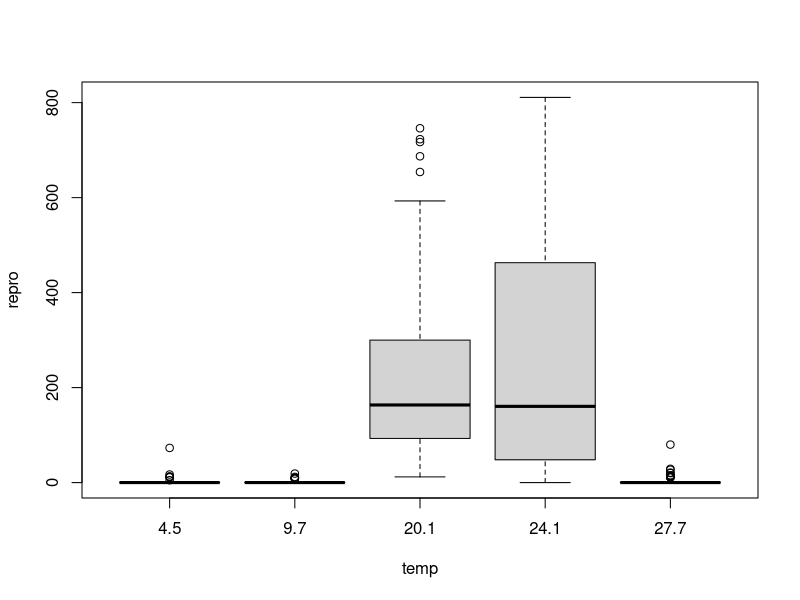
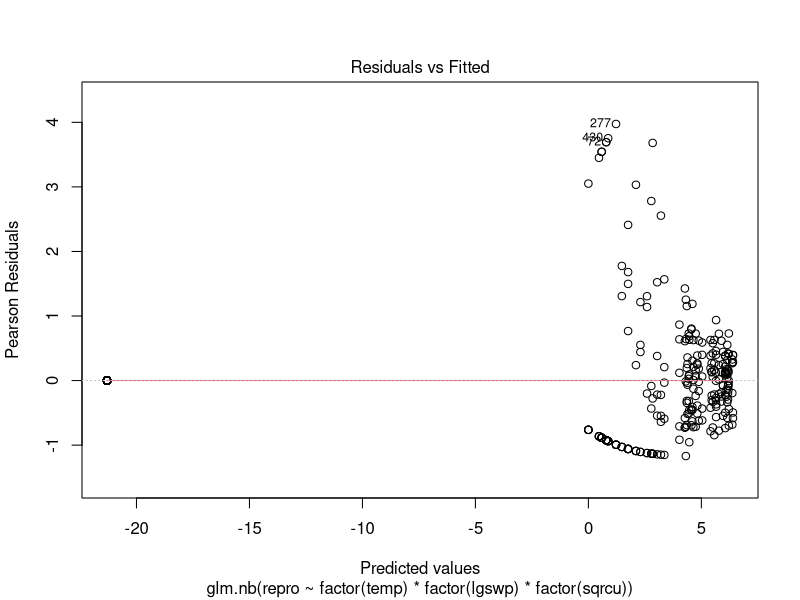
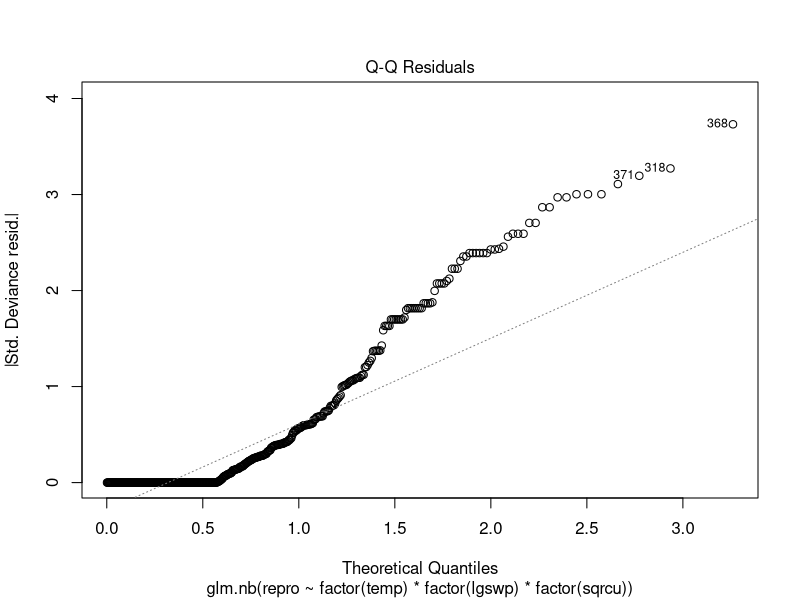
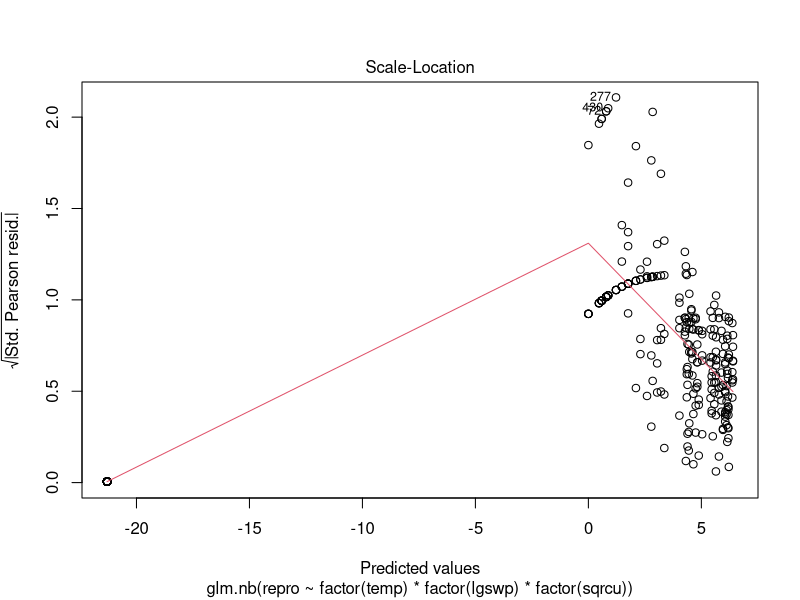
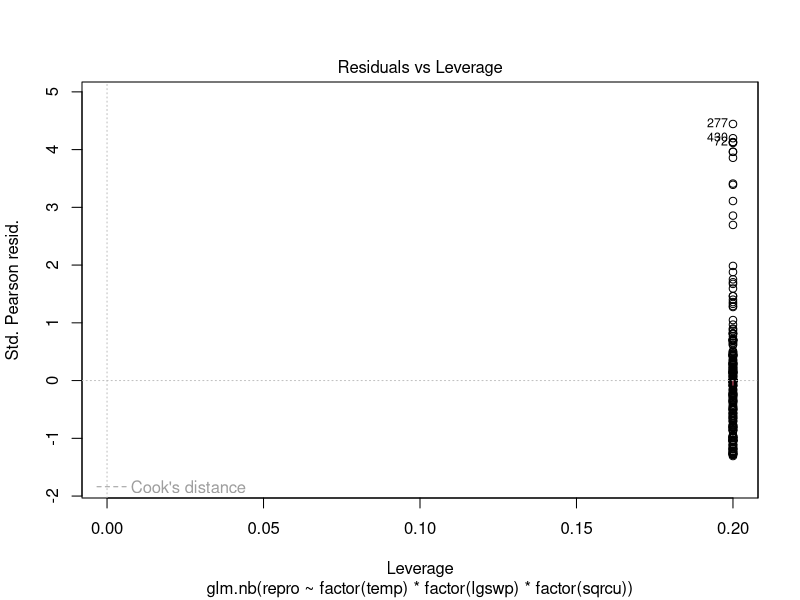
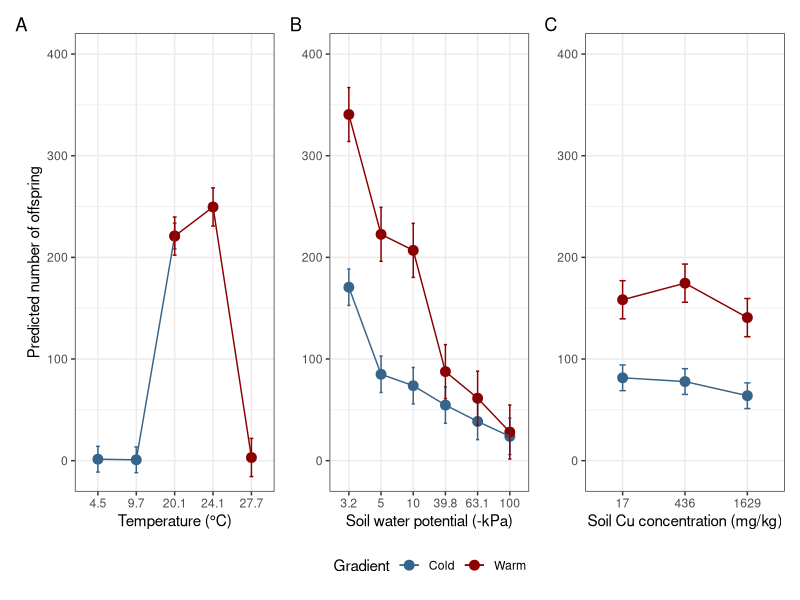

Generate these figures, in order, with R:
# looking at reproduction as the response variable

# Load library
library(tidyverse) # v. 2.0.0
library(patchwork)
library(emmeans)


# Input origin data
dat.org <- read_csv('data/sugrwe.csv') %>% as_tibble() %>% mutate(., vict = number-survivor)

# check data distribution and issue with zeros

summary(dat.org$repro)

boxplot(repro ~ temp, data = dat.org)

aggregate(repro ~ temp,
          data = dat.org,
          mean)

with(dat.org,
     tapply(repro,
            temp,
            function(x) mean(x == 0)))

# first check glm with a poisson distribution

mod.pois <- glm(
  repro ~ factor(temp) * factor(lgswp) * factor(sqrcu),
  family = poisson,
  data = dat.org
)

deviance(mod.pois) /
  df.residual(mod.pois)

# much larger than 1 and Poisson is therefor inappropriate

# check negative binomial

library(MASS)

mod.nb <- glm.nb(
  repro ~ factor(temp) *
    factor(lgswp) *
    factor(sqrcu),
  data = dat.org
)

plot(mod.nb)

# splitting reproduction

# First, ask. Did reproduction occur?

dat.org$reproduced <- as.numeric(dat.org$repro > 0)

glm(
  reproduced ~ factor(temp) *
    factor(lgswp) *
    factor(sqrcu),
  family = binomial,
  data = dat.org
)

# Second, if reproduction occurred, how many offspring were produced?

dat.rep <- subset(dat.org,
                  repro > 0)

glm.nb(
  repro ~ factor(temp) *
    factor(lgswp) *
    factor(sqrcu),
  data = dat.rep
)

# Approach:
# 1. Analyse reproduction success (repro > 0) with a binomial model.
# 2. Analyse offspring number among reproducing individuals with a negative 
# binomial model.
# 3.Present reproduction as occurring only within a limited thermal window 
# centered around 20.1-24.1°C.

dat.org$repro_success <- ifelse(dat.org$repro > 0, 1, 0)

mod.repro.success <- glm(
  repro_success ~ (factor(temp) + factor(lgswp) + factor(sqrcu))^2,
  family = binomial,
  data = dat.org
)

drop1(mod.repro.success, test = "Chisq")

mod.repro.success.final <- glm(
  repro_success ~ factor(temp) +
    factor(lgswp) +
    factor(sqrcu) +
    factor(temp):factor(lgswp),
  family = binomial,
  data = dat.org
)

anova(
  mod.repro.success.final,
  mod.repro.success,
  test = "Chisq"
)

drop1(mod.repro.success.final, test = "Chisq")

# reproduction occured within a limited thermal window

emm.temp.rep <- emmeans(
  mod.repro.success.final,
  ~ temp,
  type = "response"
)

summary(emm.temp.rep)

emmeans(
  mod.repro.success.final,
  ~ temp * lgswp,
  type = "response"
)

# analyze the number of offspring among reproducing individuals

mod.offspring <- glm.nb(
  repro ~ factor(temp) +
    factor(lgswp) +
    factor(sqrcu) +
    factor(temp):factor(lgswp),
  data = dat.rep
)

summary(mod.offspring)

drop1(mod.offspring, test = "Chisq")

# Cu contamination has no effect. However, we want to keep it

dat.cold <- dat.org %>%
  filter(temp %in% c(20.1, 9.7, 4.5))


dat.warm <- dat.org %>%
  filter(temp %in% c(20.1, 24.1, 27.7))


mod.offspring.final <- glm.nb(
  repro ~ factor(temp) +
    factor(lgswp) +
    factor(sqrcu) +
    factor(temp):factor(lgswp),
  data = dat.rep
)

mod.offspring.final <- glm.nb(
  repro ~ factor(temp) +
    factor(lgswp) +
    factor(sqrcu) +
    factor(temp):factor(lgswp),
  data = dat.org
)

summary(mod.offspring.final)

mod.offspring.final.warm <- lm(
  repro ~ factor(temp) +
    factor(lgswp) +
    factor(sqrcu) +
    factor(temp):factor(lgswp),
  data = dat.warm
)

mod.offspring.final.cold <- lm(
  repro ~ factor(temp) +
    factor(lgswp) +
    factor(sqrcu) +
    factor(temp):factor(lgswp),
  data = dat.cold
)

# EMM figure

# Temperature
emm.temp.cold <- emmeans(mod.offspring.final.cold, ~ temp, type = "response")
emm.temp.warm <- emmeans(mod.offspring.final.warm, ~ temp, type = "response")

temp_cold.df <- as.data.frame(emm.temp.cold)
temp_warm.df <- as.data.frame(emm.temp.warm)

# SWP
emm.swp.cold <- emmeans(mod.offspring.final.cold, ~ lgswp, type = "response")
emm.swp.warm <- emmeans(mod.offspring.final.warm, ~ lgswp, type = "response")

swp_cold.df <- as.data.frame(emm.swp.cold)
swp_warm.df <- as.data.frame(emm.swp.warm)

# Cu
emm.cu.cold <- emmeans(mod.offspring.final.cold, ~ sqrcu, type = "response")
emm.cu.warm <- emmeans(mod.offspring.final.warm, ~ sqrcu, type = "response")

cu_cold.df <- as.data.frame(emm.cu.cold)
cu_warm.df <- as.data.frame(emm.cu.warm)

temp_cold.df$Gradient <- "Cold"
temp_warm.df$Gradient <- "Warm"

temp.df <- rbind(temp_cold.df, temp_warm.df)

swp_cold.df$Gradient <- "Cold"
swp_warm.df$Gradient <- "Warm"

swp.df <- rbind(swp_cold.df, swp_warm.df)
swp.df$swp <- round(10^swp.df$lgswp, 1)

cu_cold.df$Gradient <- "Cold"
cu_warm.df$Gradient <- "Warm"

cu.df <- rbind(cu_cold.df, cu_warm.df)
# back transform cu contamination
cu.df <- cu.df %>%
  mutate(
    cu_soil = c(17, 436, 1629)[match(
      sqrcu,
      c(4.2, 20.9, 40.4)
    )]
  )

ymin <- -10
ymax <- 400

p.temp <- ggplot(
  temp.df,
  aes(x = factor(temp),
      y = emmean,
      colour = Gradient,
      group = Gradient)
) +
  geom_point(size = 3) +
  geom_line() +
  geom_errorbar(
    aes(ymin = lower.CL,
        ymax = upper.CL),
    width = 0.1
  ) +
  scale_colour_manual(
    values = c(
      "Cold" = "steelblue4",
      "Warm" = "red4"
    )
  ) +
  coord_cartesian(ylim = c(ymin, ymax)) +
  labs(
    x = "Temperature (°C)",
    y = "Predicted number of offspring"
  ) +
  theme_bw()


p.swp <- ggplot(
  swp.df,
  aes(x = factor(swp),
      y = emmean,
      colour = Gradient,
      group = Gradient)
) +
  geom_point(size = 3) +
  geom_line() +
  geom_errorbar(
    aes(ymin = lower.CL,
        ymax = upper.CL),
    width = 0.1
  ) +
  scale_colour_manual(
    values = c(
      "Cold" = "steelblue4",
      "Warm" = "red4"
    )
  ) +
  coord_cartesian(ylim = c(ymin, ymax)) +
  labs(
    x = "Soil water potential (-kPa)",
    y = NULL
  ) +
  theme_bw()


p.cu <- ggplot(
  cu.df,
  aes(x = factor(cu_soil),
      y = emmean,
      colour = Gradient,
      group = Gradient)
) +
  geom_point(size = 3) +
  geom_line() +
  geom_errorbar(
    aes(ymin = lower.CL,
        ymax = upper.CL),
    width = 0.1
  ) +
  scale_colour_manual(
    values = c(
      "Cold" = "steelblue4",
      "Warm" = "red4"
    )
  ) +
  coord_cartesian(ylim = c(ymin, ymax)) +
  labs(
    x = "Soil Cu concentration (mg/kg)",
    y = NULL
  ) +
  theme_bw()

library(patchwork)

p.all <- (p.temp + p.swp + p.cu) +
  plot_annotation(tag_levels = "A") +
  plot_layout(guides = "collect") &
  theme(
    legend.position = "bottom"
  )

ggsave(
  "emmeans_reproduction.pdf",
  plot = p.all,
  width = 240,
  height = 105,
  units = "mm"
)
